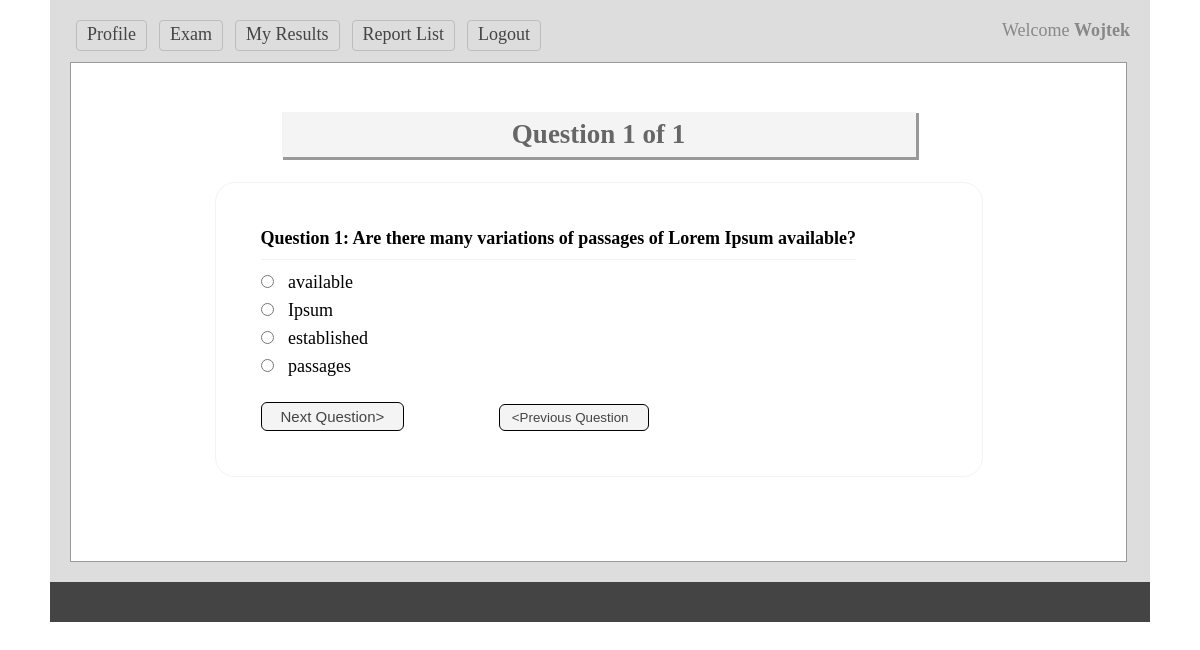
Page /test.php?q=1 (signed in) on the committed database.
### tables this page shows
CREATE TABLE `tbl_ques` (
  `id` int(11) NOT NULL,
  `quesNo` int(11) NOT NULL,
  `ques` text NOT NULL
);

CREATE TABLE `tbl_ans` (
  `id` int(11) NOT NULL,
  `quesNo` int(11) NOT NULL,
  `rightAns` int(11) NOT NULL DEFAULT '0',
  `ans` text NOT NULL
);

### classes/Exam.php (called while the page is built, shortened)
<?php
$filepath = realpath(dirname(__FILE__));
include_once ($filepath.'/../lib/Database.php');
class Exam{
    private $db;
    public function __construct(){
        $this->db = new Database();
    }
    public function getTotalRows(){
        $query     = "SELECT * FROM tbl_ques";
        $getResult = $this->db->select($query);
        $total     = $getResult->num_rows;
        return $total;
    }
    public function getQuesByNumber($number){
        $query     = "SELECT * FROM tbl_ques WHERE quesNo = '$number'";
        $getDataRow   = $this->db->select($query);
        $result    = $getDataRow->fetch_assoc();
        return $result;
    }
    public function getAnswer($number){
        $query       = "SELECT * FROM tbl_ans WHERE quesNo = '$number'";
        $getData = $this->db->select($query);
        return $getData;
    }
}
?>

### lib/Database.php (called while the page is built, shortened)
<?php
Class Database{
	public $host   = DB_HOST;
	public $user   = DB_USER;
	public $pass   = DB_PASS;
	public $dbname = DB_NAME;
	public $link;
	private function connectDB(){
	$this->link = new mysqli($this->host, $this->user, $this->pass, $this->dbname);
 }
	public function select($query){
		$result = $this->link->query($query) or die($this->link->error.__LINE__);
		if($result->num_rows > 0){
			return $result;
		} else {
			return false;
		}
	}
}

### test.php (the view, shortened to what this page needs)
<?php include 'inc/header.php'; ?>
<?php
if(isset($_GET['q'])){
  $number = (int)$_GET['q'];
}else{
    header("Location:exam.php");
}
$total    = $exm->getTotalRows();
$question = $exm->getQuesByNumber($number);
?>
<div class="main">
<h1>Question <?php echo $question['quesNo']; ?> of <?php echo $total;?> </h1>
	<div class="test">
		<form method="post" action="">
		<table>
			<tr>
				<td colspan="2">
				 <h3 style="font-size: 18px">Question <?php echo $question['quesNo']; ?>: <?php echo $question['ques'];?> </h3>
				</td>
			</tr>
            <?php
                $answer = $exm->getAnswer($number);
            if($answer){
                while($result = $answer->fetch_assoc()){
            ?>
			<tr>
				<td>
				 <input type="radio" name="ans" value="<?php echo $result['id']; ?>"/>
                    <?php echo $result['ans']; ?>
				</td>
			</tr>
			<?php } } ?>
			<tr style="padding-left: 12px;" class="button_next">
			  <td >
				<input type="submit" name="submit" value="Next Question>"/>
			<input type="button" style="margin-left: 90px; padding-left: 12px;" value="<Previous Question" onclick="history.back()">
			</td>
			</tr>
		</table>
     </form>
</div>
 </div>
<?php include 'inc/footer.php'; ?>

### css/main.css (style rules this page uses)
* { margin:0;padding:0;outline:none }
body { font-family:verdana }
input[type="submit"] { cursor: pointer; font-size: 15px; padding: 1px 10px; }
.main { background: #fff none repeat scroll 0 0; border: 1px solid #999; margin-top: 7px; min-height: 468px; padding: 15px; width: 1025px; }
.main h1 { background: #f4f4f4 none repeat scroll 0 0; box-shadow: 2px 2px 0 1px #999; color: #666; margin: 34px auto 25px; padding: 7px; text-align: center; width: 620px; }
.test { border: 1px solid #f3f3f3; border-radius: 20px; margin: 0 auto; max-width: 680px; padding: 43px; }
.test input[type="radio"] { margin-bottom: 10px; margin-right: 10px; cursor:pointer; }
.test h3 { border-bottom: 1px solid #f3f3f3; font-size: 16px; margin-bottom: 10px; padding-bottom: 10px; }
.button_next input { background: #f4f4f4 none repeat scroll 0 0; border: 1px solid black; border-radius: 6px; color: #444444; margin-top: 18px; padding: 5px 19px; text-align: center; text-decoration: none; }

### rows in the picture
tbl_ques: quesNo "1", ques "Are there many variations of passages of Lorem Ipsum available?"
tbl_ans: ans "available"
tbl_ans: ans "Ipsum"
tbl_ans: ans "established"
tbl_ans: ans "passages"

### other values in the picture
Session::get("username") "Wojtek"
$total "1"
